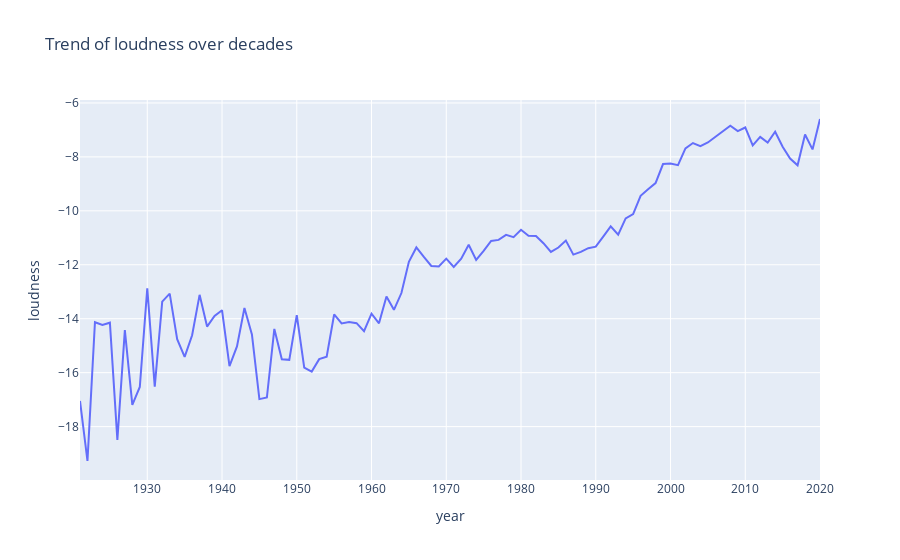

Write notebook code for a chart like this one.
### Markdown cell above
#### Plot the trend of loudness over decades using a line plot: px.line(year_data, x='year', y='loudness', title='Trend of loudness over decades').

### Code cell
# Plotting a line chart to show the trend of loudness over the decades
fig = px.line(year_data, x='year', y='loudness', title='Trend of loudness over decades')
fig.show()

### Figure 1 — Plotly figure (JSON) as saved in the notebook; plotly's stock layout.template omitted (floating-point values rounded to 4 significant figures)
{"data": [{"hovertemplate": "year=%{x}<br>loudness=%{y}<extra></extra>", "legendgroup": "", "line": {"color": "#636efa", "dash": "solid"}, "marker": {"symbol": "circle"}, "mode": "lines", "name": "", "orientation": "v", "showlegend": false, "type": "scatter", "x": [1921, 1922, 1923, 1924, 1925, 1926, 1927, 1928, 1929, 1930, 1931, 1932, 1933, 1934, 1935, 1936, 1937, 1938, 1939, 1940, 1941, 1942, 1943, 1944, 1945, 1946, 1947, 1948, 1949, 1950, 1951, 1952, 1953, 1954, 1955, 1956, 1957, 1958, 1959, 1960, 1961, 1962, 1963, 1964, 1965, 1966, 1967, 1968, 1969, 1970, 1971, 1972, 1973, 1974, 1975, 1976, 1977, 1978, 1979, 1980, 1981, 1982, 1983, 1984, 1985, 1986, 1987, 1988, 1989, 1990, 1991, 1992, 1993, 1994, 1995, 1996, 1997, 1998, 1999, 2000, 2001, 2002, 2003, 2004, 2005, 2006, 2007, 2008, 2009, 2010, 2011, 2012, 2013, 2014, 2015, 2016, 2017, 2018, 2019, 2020], "xaxis": "x", "y": [-17.05, -19.28, -14.13, -14.23, -14.15, -18.49, -14.42, -17.19, -16.53, -12.87, -16.52, -13.36, -13.07, -14.76, -15.41, -14.61, -13.12, -14.29, -13.9, -13.68, -15.76, -15.03, -13.6, -14.58, -16.98, -16.92, -14.38, -15.51, -15.53, -13.86, -15.81, -15.96, -15.5, -15.41, -13.84, -14.18, -14.12, -14.17, -14.46, -13.81, -14.17, -13.18, -13.67, -13.05, -11.89, -11.36, -11.71, -12.04, -12.06, -11.77, -12.08, -11.77, -11.26, -11.82, -11.49, -11.11, -11.08, -10.89, -10.98, -10.7, -10.92, -10.93, -11.2, -11.52, -11.36, -11.1, -11.62, -11.52, -11.38, -11.33, -10.96, -10.58, -10.88, -10.28, -10.12, -9.444, -9.201, -8.971, -8.266, -8.248, -8.305, -7.687, -7.486, -7.602, -7.466, -7.266, -7.045, -6.844, -7.046, -6.91, -7.575, -7.261, -7.472, -7.067, -7.626, -8.061, -8.313, -7.169, -7.722, -6.595], "yaxis": "y"}], "layout": {"legend": {"tracegroupgap": 0}, "title": {"text": "Trend of loudness over decades"}, "xaxis": {"anchor": "y", "domain": [0, 1], "title": {"text": "year"}}, "yaxis": {"anchor": "x", "domain": [0, 1], "title": {"text": "loudness"}}}}
